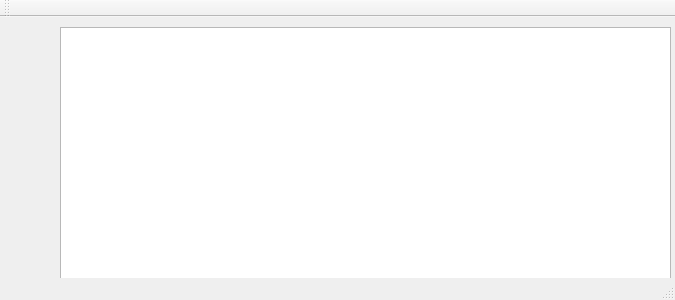
<?xml version="1.0" encoding="UTF-8"?>
<ui version="4.0">
 <class>MainWindow</class>
 <widget class="QMainWindow" name="MainWindow">
  <property name="geometry">
   <rect>
    <x>0</x>
    <y>0</y>
    <width>675</width>
    <height>300</height>
   </rect>
  </property>
  <property name="windowTitle">
   <string>MainWindow</string>
  </property>
  <widget class="QWidget" name="centralWidget">
   <widget class="QTableView" name="tableView">
    <property name="geometry">
     <rect>
      <x>60</x>
      <y>10</y>
      <width>611</width>
      <height>301</height>
     </rect>
    </property>
   </widget>
  </widget>
  <widget class="QMenuBar" name="menuBar">
   <property name="geometry">
    <rect>
     <x>0</x>
     <y>0</y>
     <width>675</width>
     <height>21</height>
    </rect>
   </property>
  </widget>
  <widget class="QToolBar" name="mainToolBar">
   <attribute name="toolBarArea">
    <enum>TopToolBarArea</enum>
   </attribute>
   <attribute name="toolBarBreak">
    <bool>false</bool>
   </attribute>
  </widget>
  <widget class="QStatusBar" name="statusBar"/>
 </widget>
 <layoutdefault spacing="6" margin="11"/>
 <resources/>
 <connections/>
</ui>
